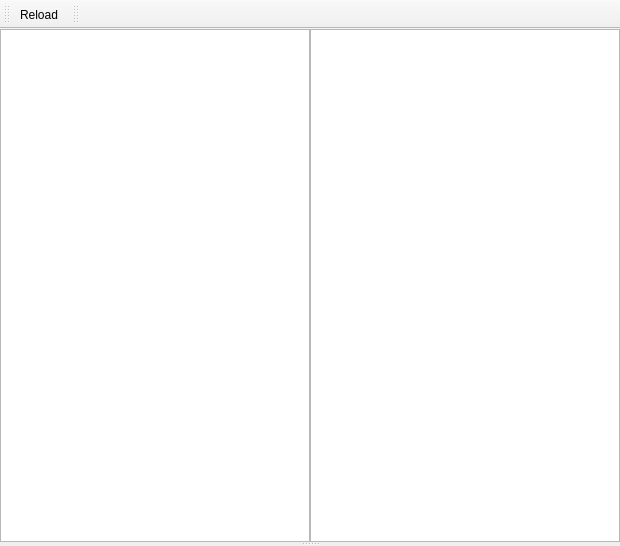
<ui version="4.0" >
 <class>MainWindow</class>
 <widget class="QMainWindow" name="MainWindow" >
  <property name="geometry" >
   <rect>
    <x>0</x>
    <y>0</y>
    <width>620</width>
    <height>546</height>
   </rect>
  </property>
  <property name="windowTitle" >
   <string>hgview diff</string>
  </property>
  <widget class="QWidget" name="centralwidget" >
   <property name="geometry" >
    <rect>
     <x>0</x>
     <y>33</y>
     <width>620</width>
     <height>513</height>
    </rect>
   </property>
   <layout class="QVBoxLayout" name="verticalLayout" >
    <property name="margin" >
     <number>0</number>
    </property>
    <item>
     <widget class="QSplitter" name="splitter" >
      <property name="orientation" >
       <enum>Qt::Vertical</enum>
      </property>
      <widget class="QWidget" name="layoutWidget" >
       <layout class="QHBoxLayout" name="horizontalLayout" >
        <property name="spacing" >
         <number>0</number>
        </property>
        <item>
         <widget class="RevisionsTableView" name="tableView_revisions_left" >
          <property name="alternatingRowColors" >
           <bool>true</bool>
          </property>
          <property name="selectionMode" >
           <enum>QAbstractItemView::SingleSelection</enum>
          </property>
          <property name="selectionBehavior" >
           <enum>QAbstractItemView::SelectRows</enum>
          </property>
          <property name="showGrid" >
           <bool>false</bool>
          </property>
         </widget>
        </item>
        <item>
         <widget class="RevisionsTableView" name="tableView_revisions_right" >
          <property name="alternatingRowColors" >
           <bool>true</bool>
          </property>
          <property name="selectionMode" >
           <enum>QAbstractItemView::SingleSelection</enum>
          </property>
          <property name="selectionBehavior" >
           <enum>QAbstractItemView::SelectRows</enum>
          </property>
          <property name="showGrid" >
           <bool>false</bool>
          </property>
         </widget>
        </item>
       </layout>
      </widget>
      <widget class="QWidget" name="layoutWidget" >
       <layout class="QHBoxLayout" name="horizontalLayout_2" >
        <property name="spacing" >
         <number>0</number>
        </property>
        <item>
         <widget class="QFrame" name="frame" >
          <property name="frameShape" >
           <enum>QFrame::NoFrame</enum>
          </property>
          <property name="frameShadow" >
           <enum>QFrame::Raised</enum>
          </property>
         </widget>
        </item>
       </layout>
      </widget>
     </widget>
    </item>
   </layout>
  </widget>
  <widget class="QToolBar" name="toolBar" >
   <property name="geometry" >
    <rect>
     <x>0</x>
     <y>0</y>
     <width>121</width>
     <height>33</height>
    </rect>
   </property>
   <property name="windowTitle" >
    <string>toolBar</string>
   </property>
   <attribute name="toolBarArea" >
    <enum>TopToolBarArea</enum>
   </attribute>
   <attribute name="toolBarBreak" >
    <bool>true</bool>
   </attribute>
   <addaction name="actionReload" />
  </widget>
  <widget class="QToolBar" name="toolBar_edit" >
   <property name="geometry" >
    <rect>
     <x>121</x>
     <y>0</y>
     <width>499</width>
     <height>33</height>
    </rect>
   </property>
   <property name="windowTitle" >
    <string>toolBar_2</string>
   </property>
   <attribute name="toolBarArea" >
    <enum>TopToolBarArea</enum>
   </attribute>
   <attribute name="toolBarBreak" >
    <bool>false</bool>
   </attribute>
  </widget>
  <action name="actionClose" >
   <property name="text" >
    <string>Close</string>
   </property>
   <property name="shortcut" >
    <string>Ctrl+Q</string>
   </property>
  </action>
  <action name="actionReload" >
   <property name="text" >
    <string>Reload</string>
   </property>
   <property name="shortcut" >
    <string>Ctrl+R</string>
   </property>
  </action>
 </widget>
 <customwidgets>
  <customwidget>
   <class>RevisionsTableView</class>
   <extends>QTableView</extends>
   <header>revisions_table.h</header>
  </customwidget>
 </customwidgets>
 <tabstops>
  <tabstop>tableView_revisions_left</tabstop>
  <tabstop>tableView_revisions_right</tabstop>
 </tabstops>
 <resources/>
 <connections/>
</ui>
